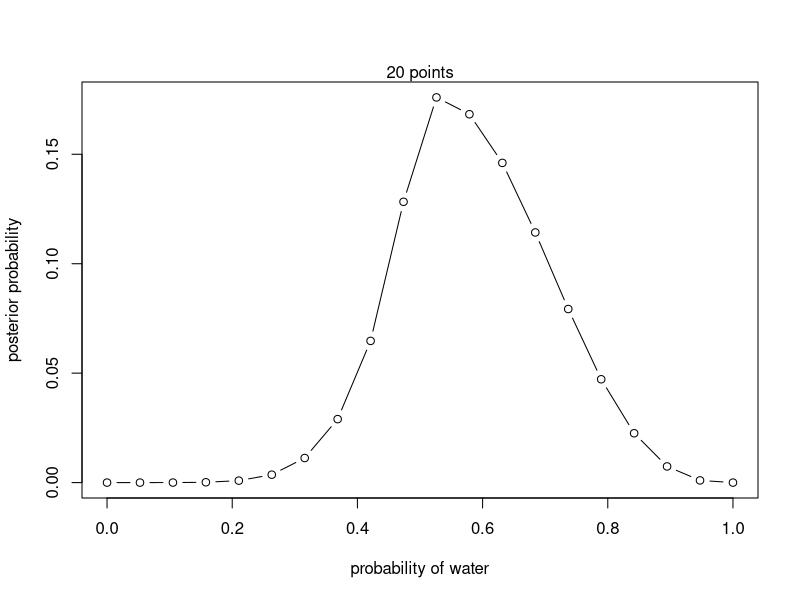

Write R code to recreate this figure. (Note: this script raises an error after producing the figure.)
## ---- chunk 1
# define grid
p_grid <- seq( from=0 , to=1 , length.out=20 )
# define prior
prior <- rep( 1 , 20 )
prior <- exp( -5*abs( p_grid - 0.5 ) )
# compute likelihood at each value in grid
likelihood <- dbinom( 6 , size=9 , prob=p_grid )
# compute product of likelihood and prior
unstd.posterior <- likelihood * prior
# standardize the posterior, so it sums to 1
posterior <- unstd.posterior / sum(unstd.posterior)

plot( p_grid , posterior , type="b" ,
      xlab="probability of water" , ylab="posterior probability" )
mtext( "20 points" )

## ---- chunk 2
globe.qa <- quap(
  alist(
    W ~ dbinom(W + L, p), # a binomial likelihood
    p ~ dunif(0,1) # a uniform prior
  ),
  
  data = list(W=24, L=12)
)
precis(globe.qa)

# Assuming the posterior distribution is guassian, it is maximized
# at .67, and its standard deviation is 0.16.

# analytical calculation
W = 24
L = 12
curve(dbeta(x , W+1, L+1), from = 0, to = 1)
# quadratic approximation
curve(dnorm(x, 0.67, 0.08), lty=2, add = TRUE)

## ---- chunk 3
n_samples <- 1000
p <- rep( NA , n_samples )
p[1] <- 0.5
W <- 6
L <- 3
for ( i in 2:n_samples ) {
  p_new <- rnorm( 1 , p[i-1] , 0.1 )
  if ( p_new < 0 ) p_new <- abs( p_new )
  if ( p_new > 1 ) p_new <- 2 - p_new
  q0 <- dbinom( W , W+L , p[i-1] )
  q1 <- dbinom( W , W+L , p_new )
  p[i] <- ifelse( runif(1) < q1/q0 , p_new , p[i-1] )
}

dens( p , xlim=c(0,1) )
curve( dbeta( x , W+1 , L+1 ) , lty=2 , add=TRUE )

## ---- chunk 4
# prob earth and mars
p_e = .5
p_m = .5

# prob land given earth or mars
p_lm = 1
p_le = .3

# prob land
p_l = p_e * p_le + p_m *p_lm

#probabality of earth given land
p_egl = p_le * p_e / p_l

p_egl
## ---- chunk 5
c1 = 2
c2 = 1
c3 = 0

p_c1 = c1 / (c1 + c2 + c3)
p_c1
## ---- chunk 6
bb = 4
bw = 1
ww = 0
 
p_bb = bb / (bb + bw + ww)
p_bb
## ---- chunk 7
bb = 2
bw = 1
ww = 0


p_bb = bb / (bb + bw*2 + ww*3)
p_bb
## ---- chunk 8
bb = 2
bw = 1
ww = 0

# the first card was bw and the second card is ww (2 ways this could happen)
# the first card was bb and second was bw (2 ways this could happen)
# first card was bb and second was ww (4 ways this could happen)

p_first_card_black = 6 / 8
p_first_card_black

## ---- chunk 9
# initial probability of species
p_sa = .5
p_sb = .5

# probability of twins given species 
p_tga = .1
p_tgb = .2

# probability of twins
pt = .5*.1 + .5*.2

# probability of species A given twins
p_agt = p_tga * p_sa / pt
p_bgt = p_tgb * p_sb / pt


p_agt
p_bgt
# updated probability the unknown panda is species A = .33
# updated probability the unknown panda is species B = .66

updated_pt = .66*.2 + .33*.1
updated_pt
## ---- chunk 10
# before the panda has a singleton, we believe there is a 33% chance the panda is species A
# before the pandas has a singleton, we believe that the probability of a singleton infant is then equal to:

p_singleton = .33 * .9 + .66 * .8

#posterior_probability that the pandas is species A given a singleton at the second birth
# equales probability of singleton given a divided by p_singleton
p_ags = .9 * .33  / p_singleton
p_ags

# this is saying after seeing a singleton birth, we are 3% "more sure" that this is species A than before we saw 
# the singleton birth
## ---- chunk 11
# the test could have incorrectly identified a species B panda as A (with p = .35)
# or the test could have correctly identified a species A panda as A (with p = .8)

# probability that the panda is species A given an "A" test result is equal to the probability that the 

p_result_a_given_a = .8
p_a = .5
p_result_a = .8*.5 + .35*.5

p_a_given_result_a = p_result_a_given_a * p_a / p_result_a
p_a_given_result_a

